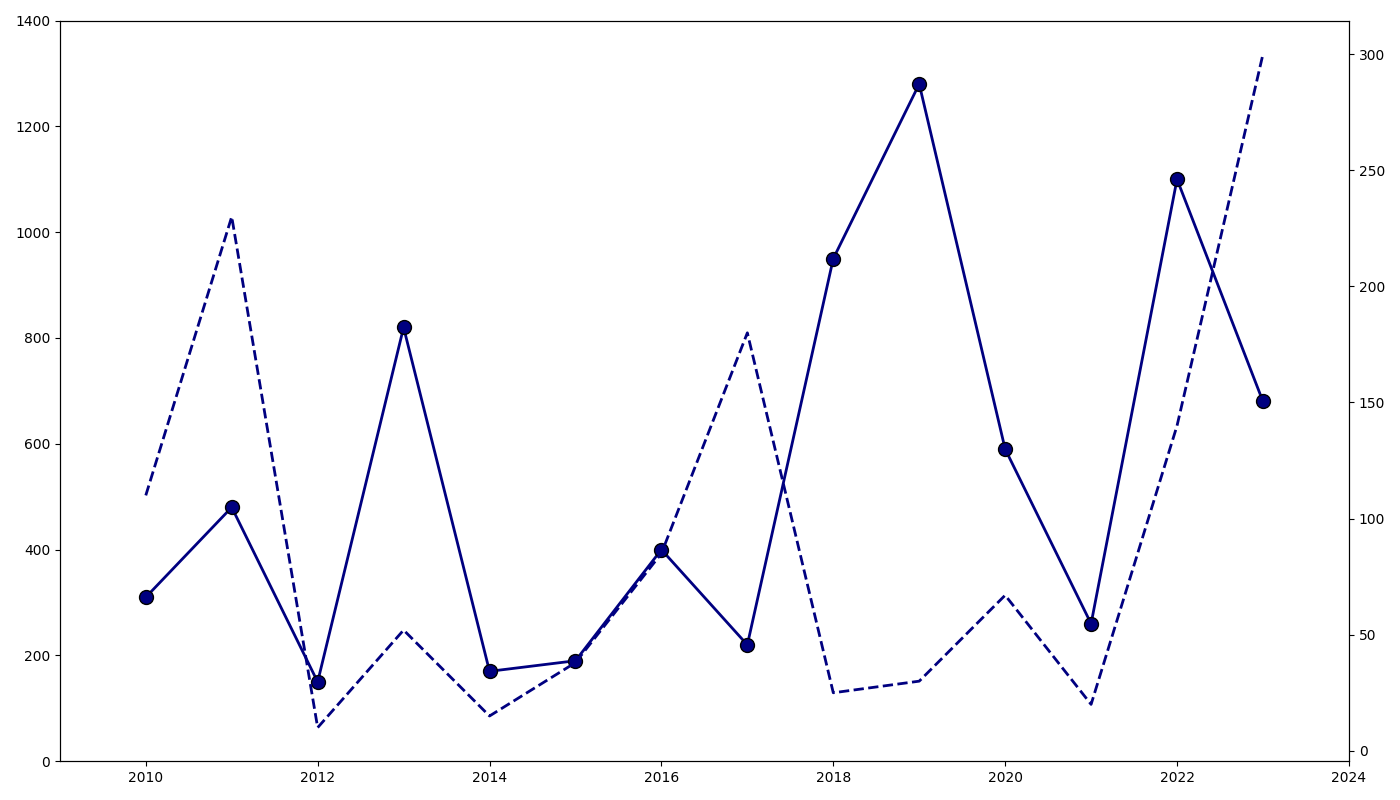

Write the Python code that produced this figure.
import matplotlib.pyplot as plt
import numpy as np
from matplotlib.ticker import MaxNLocator

years = np.arange(2010, 2024)

# Manually shuffled data
papers_published = np.array([310, 480, 150, 820, 170, 190, 400, 220, 950, 1280, 590, 260, 1100, 680])
patents_filed = np.array([110, 230, 10, 52, 15, 38, 85, 180, 25, 30, 67, 20, 140, 300])

fig, ax1 = plt.subplots(figsize=(14, 8))

single_color = 'navy'

ax1.scatter(years, papers_published, color=single_color, edgecolor='black', s=100, zorder=3)
ax1.plot(years, papers_published, linestyle='-', color=single_color, linewidth=2, zorder=2)

ax2 = ax1.twinx()
ax2.plot(years, patents_filed, color=single_color, linewidth=2, linestyle='--', zorder=1)

ax1.set_ylim(0, 1400)
ax1.set_xlim(years.min() - 1, years.max() + 1)
ax1.xaxis.set_major_locator(MaxNLocator(integer=True))

plt.tight_layout()
plt.show()
